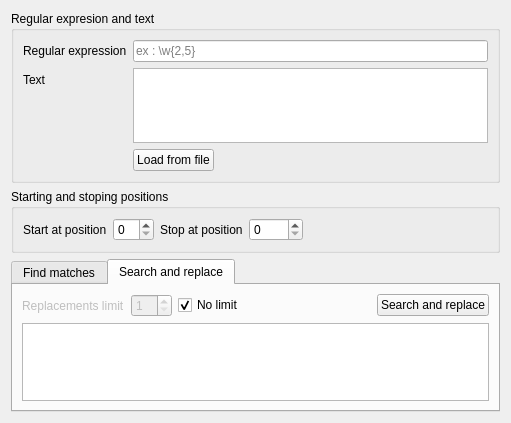
<?xml version="1.0" encoding="UTF-8"?>
<ui version="4.0">
 <class>Window</class>
 <widget class="QWidget" name="Window">
  <property name="geometry">
   <rect>
    <x>0</x>
    <y>0</y>
    <width>511</width>
    <height>423</height>
   </rect>
  </property>
  <property name="windowTitle">
   <string>Basic Regular Expression Tester</string>
  </property>
  <layout class="QVBoxLayout" name="verticalLayout_3">
   <item>
    <widget class="QGroupBox" name="RegExpGroupBox">
     <property name="title">
      <string>Regular expresion and text</string>
     </property>
     <layout class="QFormLayout" name="formLayout_2">
      <property name="fieldGrowthPolicy">
       <enum>QFormLayout::ExpandingFieldsGrow</enum>
      </property>
      <item row="0" column="0">
       <widget class="QLabel" name="RegExpLabel">
        <property name="text">
         <string>Regular expression</string>
        </property>
       </widget>
      </item>
      <item row="0" column="1">
       <widget class="QLineEdit" name="RegExpLineEdit">
        <property name="placeholderText">
         <string>ex : \w{2,5}</string>
        </property>
       </widget>
      </item>
      <item row="1" column="0">
       <widget class="QLabel" name="TextLabel">
        <property name="text">
         <string>Text</string>
        </property>
       </widget>
      </item>
      <item row="1" column="1">
       <widget class="QTextEdit" name="TextEdit"/>
      </item>
      <item row="2" column="1">
       <widget class="QPushButton" name="OpenFilePushButton">
        <property name="text">
         <string>Load from file</string>
        </property>
       </widget>
      </item>
     </layout>
    </widget>
   </item>
   <item>
    <widget class="QGroupBox" name="PositionsGroupBox">
     <property name="title">
      <string>Starting and stoping positions</string>
     </property>
     <layout class="QHBoxLayout" name="horizontalLayout">
      <item>
       <widget class="QLabel" name="StartPositionLabel">
        <property name="sizePolicy">
         <sizepolicy hsizetype="Preferred" vsizetype="Preferred">
          <horstretch>0</horstretch>
          <verstretch>0</verstretch>
         </sizepolicy>
        </property>
        <property name="text">
         <string>Start at position</string>
        </property>
       </widget>
      </item>
      <item>
       <widget class="QSpinBox" name="EndPositionSpinBox"/>
      </item>
      <item>
       <widget class="QLabel" name="EndPositionLabel">
        <property name="sizePolicy">
         <sizepolicy hsizetype="Preferred" vsizetype="Preferred">
          <horstretch>0</horstretch>
          <verstretch>0</verstretch>
         </sizepolicy>
        </property>
        <property name="text">
         <string>Stop at position</string>
        </property>
       </widget>
      </item>
      <item>
       <widget class="QSpinBox" name="StartPositionSpinBox">
        <property name="sizePolicy">
         <sizepolicy hsizetype="Minimum" vsizetype="Fixed">
          <horstretch>0</horstretch>
          <verstretch>0</verstretch>
         </sizepolicy>
        </property>
        <property name="maximum">
         <number>9999</number>
        </property>
       </widget>
      </item>
      <item>
       <spacer name="PositionsSpacer">
        <property name="orientation">
         <enum>Qt::Horizontal</enum>
        </property>
        <property name="sizeHint" stdset="0">
         <size>
          <width>40</width>
          <height>20</height>
         </size>
        </property>
       </spacer>
      </item>
     </layout>
    </widget>
   </item>
   <item>
    <widget class="QTabWidget" name="tabWidget">
     <property name="currentIndex">
      <number>1</number>
     </property>
     <widget class="QWidget" name="MatchesTab">
      <attribute name="title">
       <string>Find matches</string>
      </attribute>
      <layout class="QVBoxLayout" name="verticalLayout">
       <item>
        <layout class="QHBoxLayout" name="MatchesLayout">
         <item>
          <widget class="QLabel" name="MatchesLimitLabel">
           <property name="enabled">
            <bool>false</bool>
           </property>
           <property name="sizePolicy">
            <sizepolicy hsizetype="Minimum" vsizetype="Preferred">
             <horstretch>0</horstretch>
             <verstretch>0</verstretch>
            </sizepolicy>
           </property>
           <property name="text">
            <string>Results limit</string>
           </property>
          </widget>
         </item>
         <item>
          <widget class="QSpinBox" name="MatchesLimitSpinBox">
           <property name="enabled">
            <bool>false</bool>
           </property>
           <property name="minimum">
            <number>1</number>
           </property>
          </widget>
         </item>
         <item>
          <widget class="QCheckBox" name="NoLimitCheckBox">
           <property name="sizePolicy">
            <sizepolicy hsizetype="Minimum" vsizetype="Fixed">
             <horstretch>0</horstretch>
             <verstretch>0</verstretch>
            </sizepolicy>
           </property>
           <property name="text">
            <string>No limit</string>
           </property>
           <property name="checked">
            <bool>true</bool>
           </property>
          </widget>
         </item>
         <item>
          <widget class="QCheckBox" name="GroupsCheckBox">
           <property name="sizePolicy">
            <sizepolicy hsizetype="Expanding" vsizetype="Fixed">
             <horstretch>0</horstretch>
             <verstretch>0</verstretch>
            </sizepolicy>
           </property>
           <property name="text">
            <string>Show matched groups</string>
           </property>
          </widget>
         </item>
         <item>
          <widget class="QPushButton" name="FindMatchesPushButton">
           <property name="text">
            <string>Find matches</string>
           </property>
          </widget>
         </item>
        </layout>
       </item>
       <item>
        <widget class="QTreeView" name="MatchesTreeView"/>
       </item>
      </layout>
     </widget>
     <widget class="QWidget" name="ReplaceTab">
      <attribute name="title">
       <string>Search and replace</string>
      </attribute>
      <layout class="QVBoxLayout" name="verticalLayout_2">
       <item>
        <layout class="QHBoxLayout" name="ReplacementsLayout">
         <item>
          <widget class="QLabel" name="ReplacementsLimitLabel">
           <property name="enabled">
            <bool>false</bool>
           </property>
           <property name="text">
            <string>Replacements limit</string>
           </property>
          </widget>
         </item>
         <item>
          <widget class="QSpinBox" name="ReplacementsLimitSpinBox">
           <property name="enabled">
            <bool>false</bool>
           </property>
           <property name="minimum">
            <number>1</number>
           </property>
          </widget>
         </item>
         <item>
          <widget class="QCheckBox" name="NoRepLimitCheckBox">
           <property name="sizePolicy">
            <sizepolicy hsizetype="Expanding" vsizetype="Fixed">
             <horstretch>0</horstretch>
             <verstretch>0</verstretch>
            </sizepolicy>
           </property>
           <property name="text">
            <string>No limit</string>
           </property>
           <property name="checked">
            <bool>true</bool>
           </property>
          </widget>
         </item>
         <item>
          <widget class="QPushButton" name="ReplacePushButton">
           <property name="text">
            <string>Search and replace</string>
           </property>
          </widget>
         </item>
        </layout>
       </item>
       <item>
        <widget class="QTextBrowser" name="ReplacementsTextBrowser"/>
       </item>
      </layout>
     </widget>
    </widget>
   </item>
  </layout>
 </widget>
 <tabstops>
  <tabstop>tabWidget</tabstop>
  <tabstop>RegExpLineEdit</tabstop>
  <tabstop>TextEdit</tabstop>
 </tabstops>
 <resources/>
 <connections/>
</ui>
